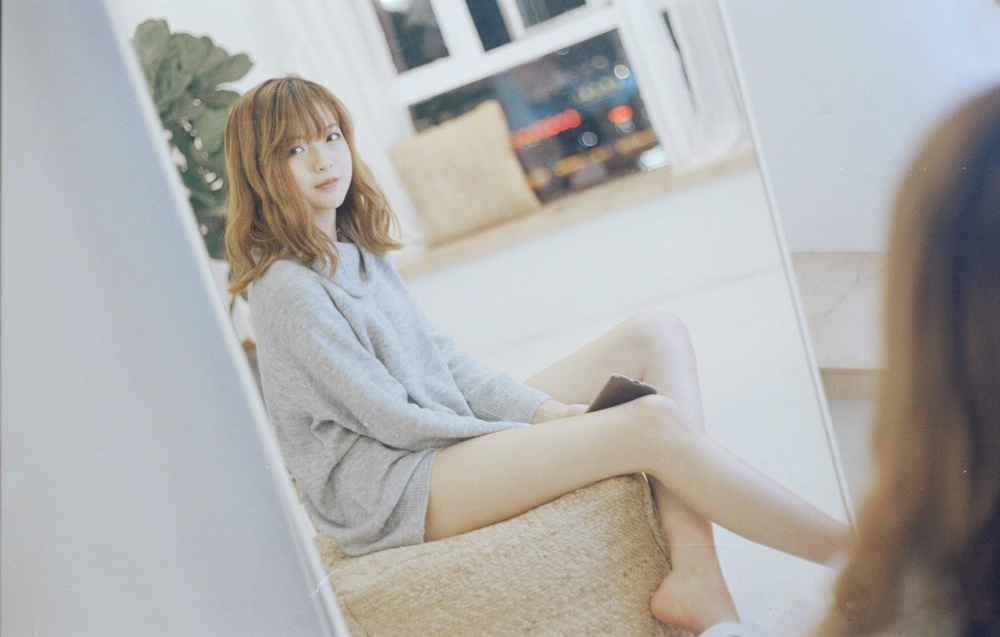
#> input picture 1.jpg, 1000 x 637 px, shrunk from 1508 x 960 before the run
$ jupyter execute Image.ipynb
#> lines starting #> are read from the running program, lines starting #| are printed output that depends on the picture
[cell 1]
from PIL import Image
im = Image.open('1.jpg')#图片
#> im is the input picture: PIL image 1000x637 RGB; mean R, G, B 175.3, 174.6, 173.4
im.show()
box = (10,20,30,40)#(x1,y1,x2,y2)
crop_img = im.crop(box)
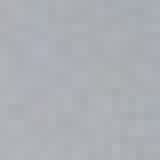
#> crop_img: PIL image 20x20 RGB (shown 8 times larger); mean R, G, B 172.6, 175.8, 181.2
crop_img.save('2.png')
